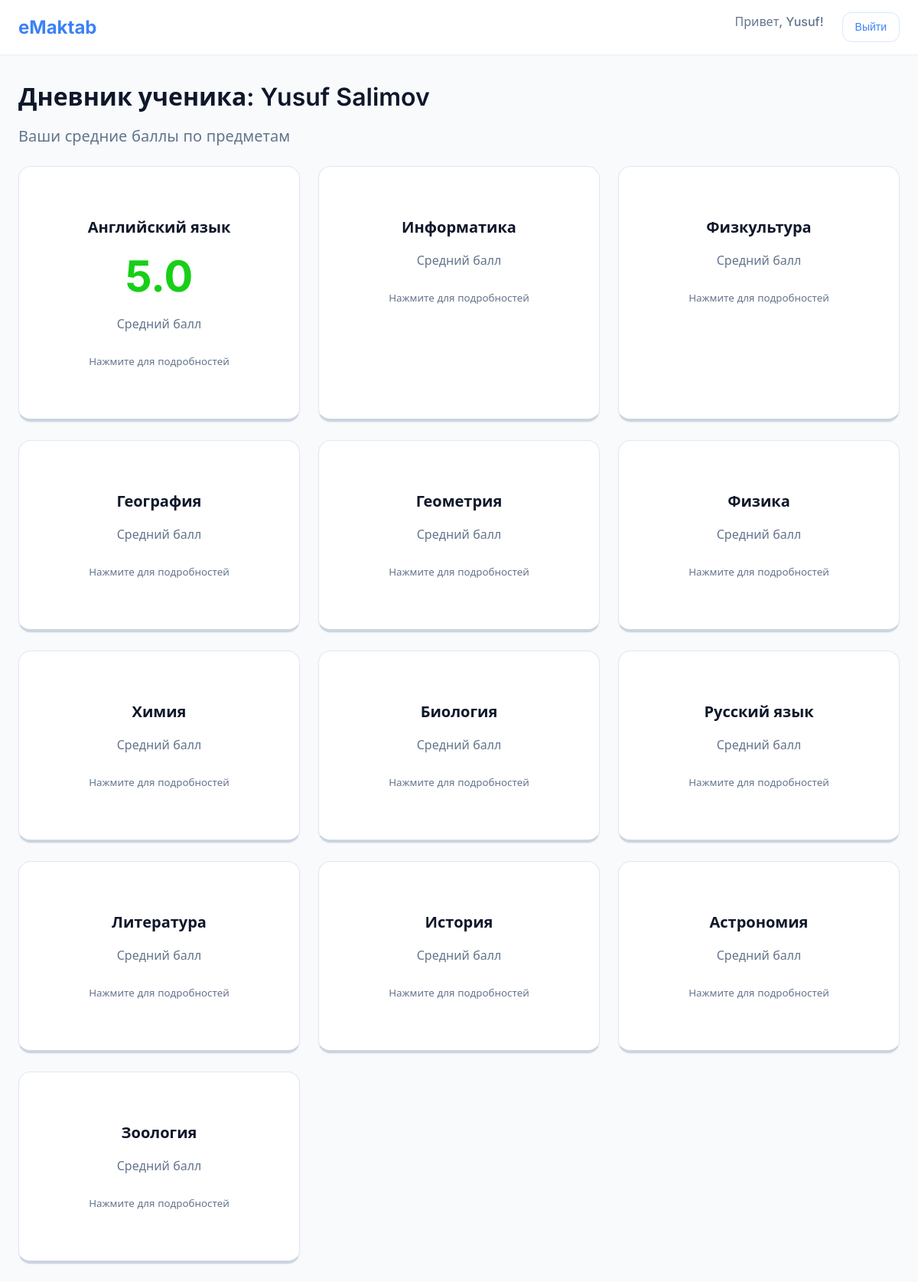
The app's page /student/dashboard/ (signed in) with its own data.
### app/models.py (models this page shows, shortened)
class Subject(models.Model):
    name = models.CharField(max_length=100)

### app/views.py (the view)
# urls.py: path('student/dashboard/', subject_list, name='subject_list'),
@login_required(login_url='register')
def subject_list(request):
    profile = getattr(request.user, 'profile', None)
    if not profile or profile.role != 'student':
        return redirect('home')
    subjects = Subject.objects.annotate(
        average=Avg('grades__value', filter=Q(grades__student=request.user))
    )
    for subject in subjects:
        if subject.average:
            hue = (subject.average - 2) * 40
            hue = max(0, min(120, hue))
            subject.color_hsl = f"hsl({hue}, 80%, 45%)"
        else:
            subject.color_hsl = "#6c757d" # серый
    return render(request, 'subjects_list.html', {
        'subjects': subjects,
        'student': request.user
    })

### app/templates/subjects_list.html
{% extends 'base.html' %}
{% block content %}
<div class="row">
    <div class="col-12 mb-4">
        <h1>Дневник ученика: {{ student.first_name }} {{ student.last_name }}</h1>
        <p class="lead text-muted">Ваши средние баллы по предметам</p>
    </div>
</div>
<div class="row">
    {% for subject in subjects %}
    <div class="col-md-4 mb-4">
        <a href="{% url 'subject_detail' subject.id %}" class="text-decoration-none">
            <div class="card h-100 card-3d">
                <div class="card-body text-center">
                    <h3 class="card-title mb-3">{{ subject.name }}</h3>
                    <div class="display-1 fw-bold mb-3" style="color: {{ subject.color_hsl }};">
                        {{ subject.average|default:"—"|floatformat:1 }}
                    </div>
                    <p class="card-text text-muted">Средний балл</p>
                    <small class="text-muted">Нажмите для подробностей</small>
                </div>
            </div>
        </a>
    </div>
    {% empty %}
    <div class="col-12">
        <div class="alert alert-info">Предметов пока нет.</div>
    </div>
    {% endfor %}
</div>
{% endblock %}

### app/templates/base.html (shortened to what this page needs)
{% load static %}
<!DOCTYPE html>
<html lang="ru">
<head>
    <link href="{% static 'css/style.css' %}" rel="stylesheet">
</head>
<body>
    <nav class="navbar">
        <div class="container">
            <a class="navbar-brand" href="/">eMaktab</a>
            <div class="navbar-nav ms-auto">
                {% if user.is_authenticated %}
                <span class="nav-link">Привет, {{ user.first_name|default:user.username }}!</span>
                <form action="{% url 'logout' %}" method="post" class="d-inline">
                    <button type="submit" class="btn btn-outline-light btn-sm">Выйти</button>
                </form>
                {% else %}
                <a href="{% url 'login' %}" class="btn btn-outline-light btn-sm me-2">Войти</a>
                <a href="{% url 'register' %}" class="btn btn-primary btn-sm">Регистрация</a>
                {% endif %}
            </div>
        </div>
    </nav>
    <div class="container">
        {% block content %}
        {% endblock %}
    </div>
</body>
</html>

### static/css/style.css (style rules this page uses)
:root { --primary: #3B82F6; --primary-hover: #2563EB; --secondary: #64748B; --success: #10B981; --danger: #EF4444; --bg-body: #F8FAFC; --bg-card: #FFFFFF; --bg-input: #F1F5F9; --text-main: #0F172A; --text-muted: #64748B; --text-white: #FFFFFF; --radius-sm: 8px; --radius-md: 12px; --radius-lg: 16px; --shadow-sm: 0 1px 2px 0 rgb(0 0 0 / 0.05); --shadow-md: 0 4px 6px -1px rgb(0 0 0 / 0.1), 0 2px 4px -2px rgb(0 0 0 / 0.1); --shadow-lg: 0 10px 15px -3px rgb(0 0 0 / 0.1), 0 4px 6px -4px rgb(0 0 0 / 0.1); --transition: all 0.2s cubic-bezier(0.4, 0, 0.2, 1); }
*, *::before, *::after { box-sizing: border-box; margin: 0; padding: 0; }
body { font-family: 'Inter', system-ui, -apple-system, sans-serif; background-color: var(--bg-body); color: var(--text-main); line-height: 1.5; -webkit-font-smoothing: antialiased; min-height: 100vh; }
a { color: var(--primary); text-decoration: none; transition: var(--transition); }
h1, h2, h3, h4, h5, h6 { color: var(--text-main); font-weight: 600; margin-bottom: 0.75rem; }
.container { width: 100%; max-width: 1200px; margin-left: auto; margin-right: auto; padding-left: 1.5rem; padding-right: 1.5rem; }
.row { display: flex; flex-wrap: wrap; margin-left: -0.75rem; margin-right: -0.75rem; }
[class^="col-"] { padding-left: 0.75rem; padding-right: 0.75rem; width: 100%; }
@media (min-width: 768px) { .col-md-4 { flex: 0 0 33.333333%; max-width: 33.333333%; } }
.mb-3 { margin-bottom: 1rem !important; }
.mb-4 { margin-bottom: 1.5rem !important; }
.ms-auto { margin-left: auto !important; }
.text-center { text-align: center !important; }
.card { background: var(--bg-card); border-radius: var(--radius-lg); box-shadow: var(--shadow-sm); border: 1px solid rgba(0, 0, 0, 0.05); padding: 2rem; transition: var(--transition); height: 100%; }
.card-title { font-size: 1.25rem; margin-bottom: 1rem; color: var(--text-main); }
.card-text { color: var(--text-muted); margin-bottom: 1.5rem; }
.card-3d { background: #ffffff !important; border: 1px solid #e2e8f0 !important; border-bottom: 4px solid #cbd5e1 !important; border-radius: 16px; transition: all 0.1s ease-in-out; position: relative; top: 0; text-decoration: none; display: block; height: 100%; }
.card-3d .card-body { padding: 2rem; }
.btn { display: inline-flex; align-items: center; justify-content: center; font-weight: 500; text-align: center; white-space: nowrap; vertical-align: middle; user-select: none; padding: 0.75rem 1.5rem; font-size: 0.95rem; line-height: 1.5; border-radius: var(--radius-md); transition: var(--transition); cursor: pointer; border: 1px solid transparent; }
.btn-sm { padding: 0.5rem 1rem; font-size: 0.875rem; }
.btn-outline-light { color: var(--primary); background-color: transparent; border-color: rgba(59, 130, 246, 0.2); }
.navbar { background-color: var(--bg-card); padding: 1rem 0; box-shadow: var(--shadow-sm); position: sticky; top: 0; z-index: 1000; margin-bottom: 2rem; }
.navbar .container { display: flex; align-items: center; justify-content: space-between; }
.navbar-brand { font-size: 1.5rem; font-weight: 700; color: var(--primary); text-decoration: none; }
.navbar-nav { display: flex; gap: 1.5rem; }
.nav-link { color: var(--text-muted); font-weight: 500; }
.text-muted { color: var(--text-muted) !important; }
.fw-bold { font-weight: 700 !important; }
.text-decoration-none { text-decoration: none !important; }
.display-1 { font-size: 3.5rem; font-weight: 700; line-height: 1.2; }
.h-100 { height: 100% !important; }
.card-body { padding: 1rem; }
.lead { font-size: 1.25rem; font-weight: 300; }

### records on screen
Subject: name "Английский язык", average "5.0"
Subject: name "Информатика"
Subject: name "Физкультура"
Subject: name "География"
Subject: name "Геометрия"
Subject: name "Физика"
Subject: name "Химия"
Subject: name "Биология"
Subject: name "Русский язык"
Subject: name "Литература"
Subject: name "История"
Subject: name "Астрономия"
Subject: name "Зоология"

### other values on screen
{{ user.first_name|default:user.username }} "Yusuf"
{{ student.first_name }} "Yusuf"
{{ student.last_name }} "Salimov"
